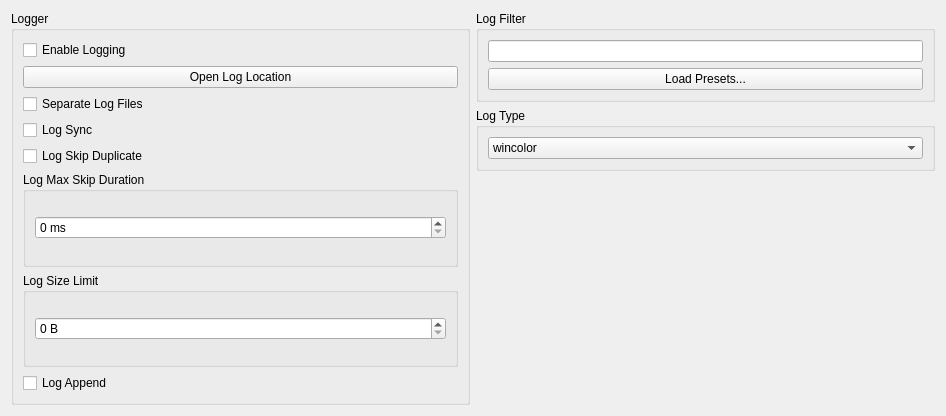
      <widget class="QWidget" name="logTabContents">
       <property name="geometry">
        <rect>
         <x>0</x>
         <y>0</y>
         <width>946</width>
         <height>416</height>
        </rect>
       </property>
       <property name="sizePolicy">
        <sizepolicy hsizetype="Preferred" vsizetype="Fixed">
         <horstretch>0</horstretch>
         <verstretch>0</verstretch>
        </sizepolicy>
       </property>
       <layout class="QVBoxLayout" name="logTabVLayout" stretch="0">
        <item>
         <layout class="QHBoxLayout" name="horizontalLayout_log">
          <property name="leftMargin">
           <number>0</number>
          </property>
          <property name="topMargin">
           <number>0</number>
          </property>
          <item>
           <layout class="QVBoxLayout" name="loggerTabLayoutRight">
            <item>
             <widget class="QGroupBox" name="loggerGroupBox">
              <property name="sizePolicy">
               <sizepolicy hsizetype="Expanding" vsizetype="Preferred">
                <horstretch>0</horstretch>
                <verstretch>0</verstretch>
               </sizepolicy>
              </property>
              <property name="title">
               <string>Logger</string>
              </property>
              <layout class="QVBoxLayout" name="loggerLayout">
               <item>
                <widget class="QCheckBox" name="enableLoggingCheckBox">
                 <property name="text">
                  <string>Enable Logging</string>
                 </property>
                </widget>
               </item>
               <item>
                <widget class="QPushButton" name="logOpenLocationButton">
                 <property name="text">
                  <string>Open Log Location</string>
                 </property>
                </widget>
               </item>
               <item>
                <widget class="QCheckBox" name="separateLogFilesCheckbox">
                 <property name="text">
                  <string>Separate Log Files</string>
                 </property>
                </widget>
               </item>
               <item>
                <widget class="QCheckBox" name="logSyncCheckBox">
                 <property name="text">
                  <string>Log Sync</string>
                 </property>
                </widget>
               </item>
               <item>
                <widget class="QCheckBox" name="logSkipDuplicateCheckBox">
                 <property name="text">
                  <string>Log Skip Duplicate</string>
                 </property>
                </widget>
               </item>
               <item>
                <widget class="QGroupBox" name="logMaxSkipDurationGroupBox">
                 <property name="title">
                  <string>Log Max Skip Duration</string>
                 </property>
                 <layout class="QVBoxLayout" name="verticalLayout_16">
                  <item>
                   <widget class="QSpinBox" name="logMaxSkipDurationLineEdit">
                    <property name="suffix">
                     <string> ms</string>
                    </property>
                    <property name="maximum">
                     <number>9999999</number>
                    </property>
                   </widget>
                  </item>
                 </layout>
                </widget>
               </item>
               <item>
                <widget class="QGroupBox" name="logSizeLimitGroupBox">
                 <property name="title">
                  <string>Log Size Limit</string>
                 </property>
                 <layout class="QVBoxLayout" name="verticalLayout_19">
                  <item>
                   <widget class="QSpinBox" name="logSizeLimitLineEdit">
                    <property name="suffix">
                     <string> B</string>
                    </property>
                    <property name="maximum">
                     <number>999999999</number>
                    </property>
                   </widget>
                  </item>
                 </layout>
                </widget>
               </item>
               <item>
                <widget class="QCheckBox" name="logAppendCheckBox">
                 <property name="text">
                  <string>Log Append</string>
                 </property>
                </widget>
               </item>
              </layout>
             </widget>
            </item>
           </layout>
          </item>
          <item>
           <layout class="QVBoxLayout" name="vLayoutLogFilter">
            <property name="spacing">
             <number>6</number>
            </property>
            <property name="leftMargin">
             <number>0</number>
            </property>
            <item>
             <layout class="QHBoxLayout" name="hLayoutLogFilter">
              <item>
               <widget class="QGroupBox" name="logFilter">
                <property name="title">
                 <string>Log Filter</string>
                </property>
                <layout class="QVBoxLayout" name="logFilterLayout">
                 <item>
                  <widget class="QLineEdit" name="logFilterLineEdit">
                   <property name="clearButtonEnabled">
                    <bool>true</bool>
                   </property>
                  </widget>
                 </item>
                 <item>
                  <widget class="QPushButton" name="logPresetsButton">
                   <property name="text">
                    <string>Load Presets...</string>
                   </property>
                  </widget>
                 </item>
                </layout>
               </widget>
              </item>
             </layout>
            </item>
            <item>
             <widget class="QGroupBox" name="logTypeGroupBox">
              <property name="sizePolicy">
               <sizepolicy hsizetype="Expanding" vsizetype="Preferred">
                <horstretch>0</horstretch>
                <verstretch>0</verstretch>
               </sizepolicy>
              </property>
              <property name="maximumSize">
               <size>
                <width>16777215</width>
                <height>16777215</height>
               </size>
              </property>
              <property name="title">
               <string>Log Type</string>
              </property>
              <layout class="QVBoxLayout" name="logTypeBoxLayout">
               <item>
                <widget class="QComboBox" name="logTypeComboBox">
                 <item>
                  <property name="text">
                   <string>wincolor</string>
                  </property>
                 </item>
                 <item>
                  <property name="text">
                   <string>msvc</string>
                  </property>
                 </item>
                </widget>
               </item>
              </layout>
             </widget>
            </item>
            <item>
             <spacer name="verticalSpacer_9">
              <property name="orientation">
               <enum>Qt::Orientation::Vertical</enum>
              </property>
              <property name="sizeHint" stdset="0">
               <size>
                <width>20</width>
                <height>40</height>
               </size>
              </property>
             </spacer>
            </item>
           </layout>
          </item>
         </layout>
        </item>
       </layout>
      </widget>
